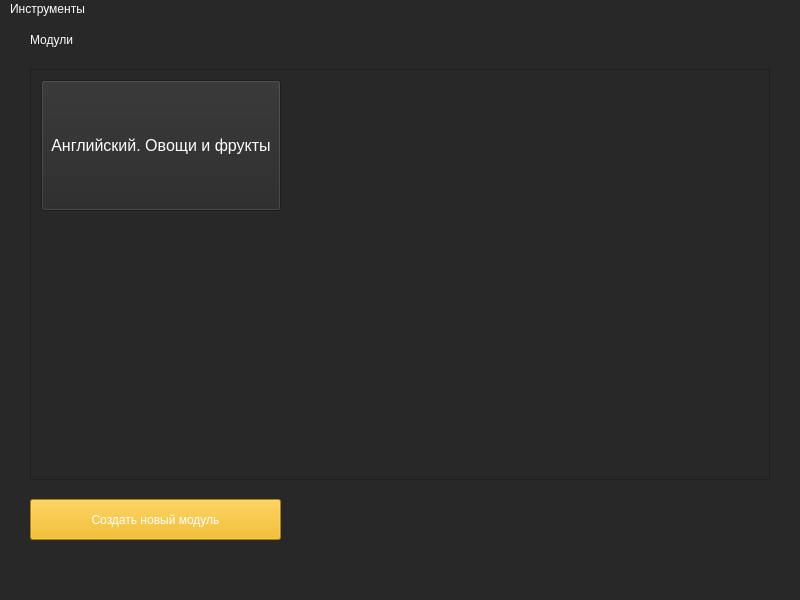
<?xml version="1.0" encoding="UTF-8"?>
<ui version="4.0">
 <class>MainWindow</class>
 <widget class="QMainWindow" name="MainWindow">
  <property name="geometry">
   <rect>
    <x>0</x>
    <y>0</y>
    <width>800</width>
    <height>600</height>
   </rect>
  </property>
  <property name="windowTitle">
   <string>EzLearn - Учите и Запоминайте</string>
  </property>
  <property name="styleSheet">
   <string notr="true">background-color: rgb(40, 40, 40);</string>
  </property>
  <widget class="QWidget" name="centralwidget">
   <widget class="QScrollArea" name="scroll_ar">
    <property name="geometry">
     <rect>
      <x>30</x>
      <y>50</y>
      <width>740</width>
      <height>411</height>
     </rect>
    </property>
    <property name="widgetResizable">
     <bool>true</bool>
    </property>
    <widget class="QWidget" name="scrollAreaWidgetContents_2">
     <property name="geometry">
      <rect>
       <x>0</x>
       <y>0</y>
       <width>738</width>
       <height>409</height>
      </rect>
     </property>
     <widget class="QPushButton" name="pushButton">
      <property name="geometry">
       <rect>
        <x>10</x>
        <y>10</y>
        <width>240</width>
        <height>131</height>
       </rect>
      </property>
      <property name="font">
       <font>
        <pointsize>12</pointsize>
       </font>
      </property>
      <property name="styleSheet">
       <string notr="true">color: rgb(255, 255, 255);</string>
      </property>
      <property name="text">
       <string>Английский. Овощи и фрукты</string>
      </property>
     </widget>
    </widget>
   </widget>
   <widget class="QLabel" name="lbl_last">
    <property name="geometry">
     <rect>
      <x>30</x>
      <y>10</y>
      <width>211</width>
      <height>21</height>
     </rect>
    </property>
    <property name="styleSheet">
     <string notr="true">font: 12pt &quot;MS Shell Dlg 2&quot;;
color: rgb(255, 255, 255)
</string>
    </property>
    <property name="text">
     <string>Модули</string>
    </property>
   </widget>
   <widget class="QPushButton" name="btn_create">
    <property name="geometry">
     <rect>
      <x>30</x>
      <y>480</y>
      <width>251</width>
      <height>41</height>
     </rect>
    </property>
    <property name="styleSheet">
     <string notr="true">background-color: rgb(242, 180, 0);
font: 12pt &quot;MS Shell Dlg 2&quot;;
color: rgb(255, 255, 255);</string>
    </property>
    <property name="text">
     <string>Создать новый модуль</string>
    </property>
   </widget>
  </widget>
  <widget class="QMenuBar" name="menubar">
   <property name="geometry">
    <rect>
     <x>0</x>
     <y>0</y>
     <width>800</width>
     <height>21</height>
    </rect>
   </property>
   <property name="styleSheet">
    <string notr="true">color: rgb(255, 255, 255);</string>
   </property>
   <widget class="QMenu" name="menu">
    <property name="title">
     <string>Инструменты</string>
    </property>
    <addaction name="action_exit_acc"/>
    <addaction name="action_exit_app"/>
   </widget>
   <addaction name="menu"/>
  </widget>
  <widget class="QStatusBar" name="statusbar"/>
  <action name="action_exit_acc">
   <property name="text">
    <string>Выйти из аккаунта</string>
   </property>
  </action>
  <action name="action_exit_app">
   <property name="text">
    <string>Выйти из приложения</string>
   </property>
  </action>
 </widget>
 <resources/>
 <connections/>
</ui>
